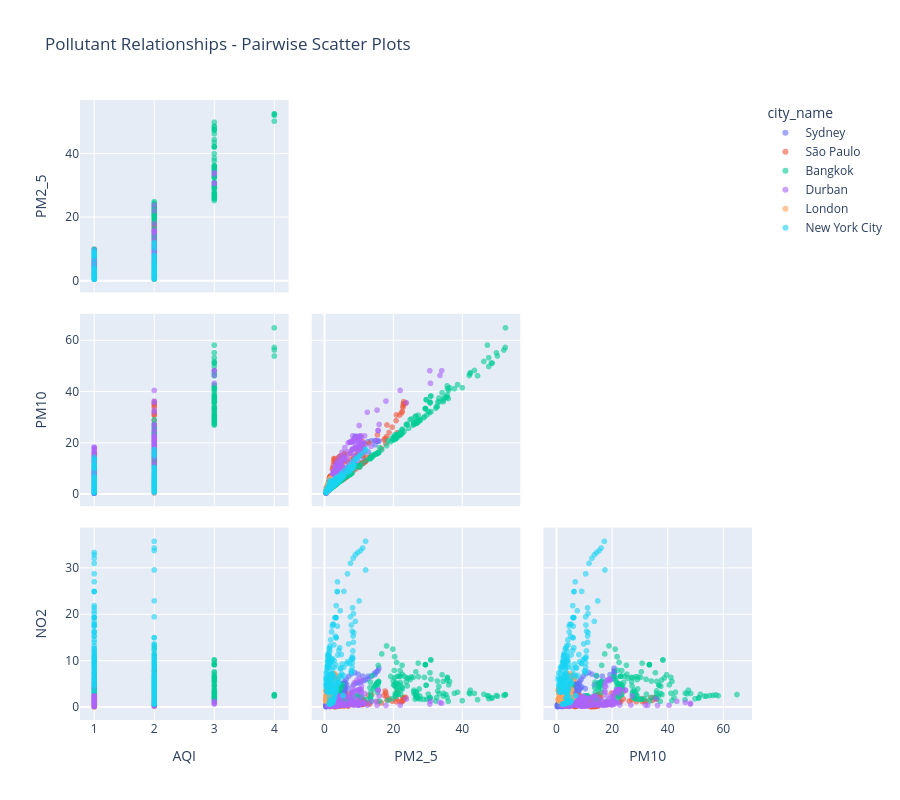

The code cell stored with this chart in its notebook:
### Code cell
# Scatter matrix for key pollutants
key_pollutants = ['aqi', 'pm2_5', 'pm10', 'no2']

fig = px.scatter_matrix(
    df,
    dimensions=key_pollutants,
    color='city_name',
    title='Pollutant Relationships - Pairwise Scatter Plots',
    labels={col: col.upper() for col in key_pollutants},
    height=800,
    opacity=0.6
)

fig.update_traces(diagonal_visible=False, showupperhalf=False)
fig.show()

print("\n💡 How to read this:")
print("   • Each panel shows relationship between two pollutants")
print("   • Colors represent different cities")
print("   • Look for patterns and clusters")

### Figure 1 — Plotly figure (JSON) as saved in the notebook; plotly's stock layout.template omitted (floating-point values rounded to 4 significant figures; data arrays with more than 128 entries replaced by an {"elided": "..."} marker saying what was removed)
{"data": [{"diagonal": {"visible": false}, "dimensions": [{"axis": {"matches": true}, "label": "AQI", "values": {"elided": "203 int values"}}, {"axis": {"matches": true}, "label": "PM2_5", "values": {"elided": "203 float values"}}, {"axis": {"matches": true}, "label": "PM10", "values": {"elided": "203 float values"}}, {"axis": {"matches": true}, "label": "NO2", "values": {"elided": "203 float values"}}], "hovertemplate": "city_name=Sydney<br>%{xaxis.title.text}=%{x}<br>%{yaxis.title.text}=%{y}<extra></extra>", "legendgroup": "Sydney", "marker": {"color": "#636efa", "opacity": 0.6, "symbol": "circle"}, "name": "Sydney", "showlegend": true, "showupperhalf": false, "type": "splom"}, {"diagonal": {"visible": false}, "dimensions": [{"axis": {"matches": true}, "label": "AQI", "values": {"elided": "203 int values"}}, {"axis": {"matches": true}, "label": "PM2_5", "values": {"elided": "203 float values"}}, {"axis": {"matches": true}, "label": "PM10", "values": {"elided": "203 float values"}}, {"axis": {"matches": true}, "label": "NO2", "values": {"elided": "203 float values"}}], "hovertemplate": "city_name=São Paulo<br>%{xaxis.title.text}=%{x}<br>%{yaxis.title.text}=%{y}<extra></extra>", "legendgroup": "São Paulo", "marker": {"color": "#EF553B", "opacity": 0.6, "symbol": "circle"}, "name": "São Paulo", "showlegend": true, "showupperhalf": false, "type": "splom"}, {"diagonal": {"visible": false}, "dimensions": [{"axis": {"matches": true}, "label": "AQI", "values": {"elided": "203 int values"}}, {"axis": {"matches": true}, "label": "PM2_5", "values": {"elided": "203 float values"}}, {"axis": {"matches": true}, "label": "PM10", "values": {"elided": "203 float values"}}, {"axis": {"matches": true}, "label": "NO2", "values": {"elided": "203 float values"}}], "hovertemplate": "city_name=Bangkok<br>%{xaxis.title.text}=%{x}<br>%{yaxis.title.text}=%{y}<extra></extra>", "legendgroup": "Bangkok", "marker": {"color": "#00cc96", "opacity": 0.6, "symbol": "circle"}, "name": "Bangkok", "showlegend": true, "showupperhalf": false, "type": "splom"}, {"diagonal": {"visible": false}, "dimensions": [{"axis": {"matches": true}, "label": "AQI", "values": {"elided": "202 int values"}}, {"axis": {"matches": true}, "label": "PM2_5", "values": {"elided": "202 float values"}}, {"axis": {"matches": true}, "label": "PM10", "values": {"elided": "202 float values"}}, {"axis": {"matches": true}, "label": "NO2", "values": {"elided": "202 float values"}}], "hovertemplate": "city_name=Durban<br>%{xaxis.title.text}=%{x}<br>%{yaxis.title.text}=%{y}<extra></extra>", "legendgroup": "Durban", "marker": {"color": "#ab63fa", "opacity": 0.6, "symbol": "circle"}, "name": "Durban", "showlegend": true, "showupperhalf": false, "type": "splom"}, {"diagonal": {"visible": false}, "dimensions": [{"axis": {"matches": true}, "label": "AQI", "values": {"elided": "203 int values"}}, {"axis": {"matches": true}, "label": "PM2_5", "values": {"elided": "203 float values"}}, {"axis": {"matches": true}, "label": "PM10", "values": {"elided": "203 float values"}}, {"axis": {"matches": true}, "label": "NO2", "values": {"elided": "203 float values"}}], "hovertemplate": "city_name=London<br>%{xaxis.title.text}=%{x}<br>%{yaxis.title.text}=%{y}<extra></extra>", "legendgroup": "London", "marker": {"color": "#FFA15A", "opacity": 0.6, "symbol": "circle"}, "name": "London", "showlegend": true, "showupperhalf": false, "type": "splom"}, {"diagonal": {"visible": false}, "dimensions": [{"axis": {"matches": true}, "label": "AQI", "values": {"elided": "203 int values"}}, {"axis": {"matches": true}, "label": "PM2_5", "values": {"elided": "203 float values"}}, {"axis": {"matches": true}, "label": "PM10", "values": {"elided": "203 float values"}}, {"axis": {"matches": true}, "label": "NO2", "values": {"elided": "203 float values"}}], "hovertemplate": "city_name=New York City<br>%{xaxis.title.text}=%{x}<br>%{yaxis.title.text}=%{y}<extra></extra>", "legendgroup": "New York City", "marker": {"color": "#19d3f3", "opacity": 0.6, "symbol": "circle"}, "name": "New York City", "showlegend": true, "showupperhalf": false, "type": "splom"}], "layout": {"dragmode": "select", "height": 800, "legend": {"title": {"text": "city_name"}, "tracegroupgap": 0}, "title": {"text": "Pollutant Relationships - Pairwise Scatter Plots"}}}
